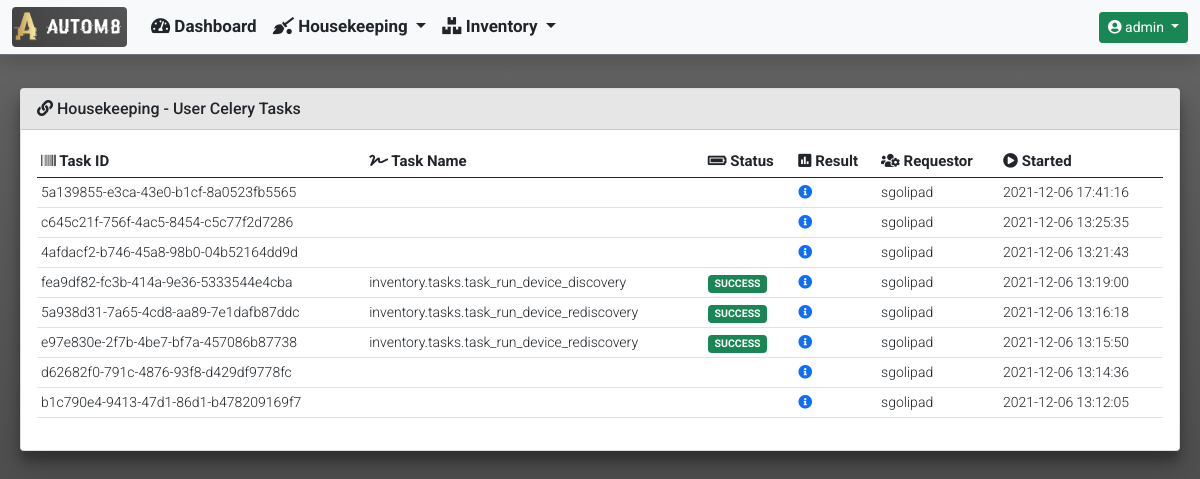
The app's page /housekeeping/ (signed in) with its own data.
### housekeeping/models.py (models this page shows)
class CeleryUserJobResults(models.Model):
    task_id = models.UUIDField(
        primary_key=True,
        default=uuid.uuid4,
        max_length=255
    )
    task_name = models.CharField(max_length=255)
    task_status = models.CharField(max_length=255)
    task_result = models.JSONField(null=True)
    task_requested_by = models.CharField(max_length=255)
    start_time = models.DateTimeField()

### housekeeping/views.py (the view)
def housekeeping_celery_user_tasks(request):
    tasks_list = CeleryUserJobResults.objects.all().order_by('-start_time')
    context = {
            'title': 'Housekeeping - Celery User Tasks',
            'card_header': 'Housekeeping - User Celery Tasks',
            'data': {
                'tasks_list': tasks_list
            }
        }
    if tasks.stats():
        data = {
            'celery_information': {
                'celery_statistics': tasks.stats(),
                'registered_tasks': tasks.registered_tasks()[hostname],
                'scheduled_tasks': tasks.scheduled()[hostname],
                'active_tasks': tasks.active()[hostname],
                'reserved_tasks': tasks.reserved()
            }
        }
        context['data'].update(data)
        return render(
            request,
            'housekeeping/housekeeping_celery_user_tasks.html',
            context
        )
    else:
        return render(
                request,
                'housekeeping/housekeeping_celery_user_tasks.html',
                context
            )

### templates/housekeeping/housekeeping_celery_user_tasks.html (shortened to what this page needs)
{% extends "base_template/base.html"%}
{% block content %}
{% if data.tasks_list %}
<div class="col-md-12">
    <div class="table-responsive rounded">
        <table id="celery_completed_tasks" class="table table-hover table-sm" style="width:100%">
            <thead>
                <tr>
                    <th><i class="fas fa-barcode"></i> Task ID</th>
                    <th><i class="fas fa-signature"></i> Task Name</th>
                    <th><i class="fas fa-battery-full"></i> Status</th>
                    <th><i class="fas fa-poll"></i> Result</th>
                    <th><i class="fas fa-users-cog"></i> Requestor</th>
                    <th><i class="fas fa-play-circle"></i> Started</th>
                </tr>
            </thead>
            <tbody>
                {% for completed_task in data.tasks_list %}
                <tr>
                    <td>{{ completed_task.task_id }}</td>
                    <td>{{ completed_task.task_name }}</td>
                    <td>
                        {% if 'SUCCESS' in completed_task.task_status %}
                            <span class="badge bg-success">{{ completed_task.task_status }}</span>
                        {% else %}
                            <span class="badge bg-danger">{{ completed_task.task_status }}</span>
                        {% endif %}
                    </td>
                    <td>
                        <a href="#" data-bs-toggle="modal" data-bs-target="#task_result_modal_{{ completed_task.task_id }}">
                            <i class="fas fa-info-circle"></i>
                        </a>
                    </td>
                    <td>{{ completed_task.task_requested_by }}</td>
                    <td>{{ completed_task.start_time|date:"Y-m-d H:i:s" }}</td>
                </tr>
                {% endfor %}
            </tbody>
        </table>
    </div>
</div>
{% endif %}
{% endblock %}

### templates/navbar/navbar.html (shortened to what this page needs)
{% load static %}
{% if user.is_authenticated %}
<nav class="navbar navbar-expand-md navbar-light bg-light fixed-top border-bottom border-secondary shadow">
  <div class="container-fluid">
    <a class="navbar-brand" href="#">
      <img class="rounded" src="{% static 'images/logos/portal_logo.png' %}" width="115" height="40">
    </a>
    <div class="collapse navbar-collapse" id="navbarCollapse">
      <ul class="navbar-nav me-auto mb-2 mb-md-0">
        <li class="nav-item">
          <a class="nav-link text-dark" href="{% url 'dashboard:dashboard' %}">
            <i class="fas fa-tachometer-alt"></i>
            Dashboard
          </a>
        </li>
        <li class="nav-item dropdown">
          <a class="nav-link dropdown-toggle text-dark" href="#" id="InventoryDropdown" role="button"
            data-bs-toggle="dropdown" aria-expanded="false">
            <i class="fas fa-quidditch"></i>
            Housekeeping
          </a>
        </li>
        <li class="nav-item dropdown">
          <a class="nav-link dropdown-toggle text-dark" href="#" id="InventoryDropdown" role="button"
            data-bs-toggle="dropdown" aria-expanded="false">
            <i class="fas fa-boxes"></i>
            Inventory
          </a>
        </li>
      </ul>
      <div class="dropdown">
        <a class="btn btn-sm btn-success dropdown-toggle" href="#" role="button" id="UserProfileDropdown"
          data-bs-toggle="dropdown" aria-expanded="false">
          <i class="fas fa-user-circle"></i>
          {{ user.username }}
        </a>
      </div>
    </div>
  </div>
</nav>
{% endif %}

### static/css/custom.css (style rules this page uses)
nav { font-family: 'Roboto', sans-serif; font-weight: 700; font-size: 17px; height: 55px; top: 0; }
body { font-family: 'Roboto', sans-serif; font-weight: 400; font-size: 14px; overflow-y: scroll; min-height: 70rem; padding-top: 5rem; height: 100%; background: linear-gradient(to top, #e6e6e6, #4b4b4b, #656565) }
th { font-family: 'Roboto', sans-serif; font-weight: 700; font-size: 15px; }
td { font-family: 'Roboto', sans-serif; font-weight: 300; font-size: 14px; }

### records on screen
CeleryUserJobResults: task_id "5a139855-e3ca-43e0-b1cf-8a0523fb5565", task_requested_by "sgolipad", start_time "2021-12-06 17:41:16"
CeleryUserJobResults: task_id "c645c21f-756f-4ac5-8454-c5c77f2d7286", task_requested_by "sgolipad", start_time "2021-12-06 13:25:35"
CeleryUserJobResults: task_id "4afdacf2-b746-45a8-98b0-04b52164dd9d", task_requested_by "sgolipad", start_time "2021-12-06 13:21:43"
CeleryUserJobResults: task_id "fea9df82-fc3b-414a-9e36-5333544e4cba", task_name "inventory.tasks.task_run_device_discovery", task_status "SUCCESS", task_requested_by "sgolipad", start_time "2021-12-06 13:19:00"
CeleryUserJobResults: task_id "5a938d31-7a65-4cd8-aa89-7e1dafb87ddc", task_name "inventory.tasks.task_run_device_rediscovery", task_status "SUCCESS", task_requested_by "sgolipad", start_time "2021-12-06 13:16:18"
CeleryUserJobResults: task_id "e97e830e-2f7b-4be7-bf7a-457086b87738", task_name "inventory.tasks.task_run_device_rediscovery", task_status "SUCCESS", task_requested_by "sgolipad", start_time "2021-12-06 13:15:50"
CeleryUserJobResults: task_id "d62682f0-791c-4876-93f8-d429df9778fc", task_requested_by "sgolipad", start_time "2021-12-06 13:14:36"
CeleryUserJobResults: task_id "b1c790e4-9413-47d1-86d1-b478209169f7", task_requested_by "sgolipad", start_time "2021-12-06 13:12:05"

### other values on screen
{{ user.username }} "admin"
{{ card_header }} "Housekeeping - User Celery Tasks"
